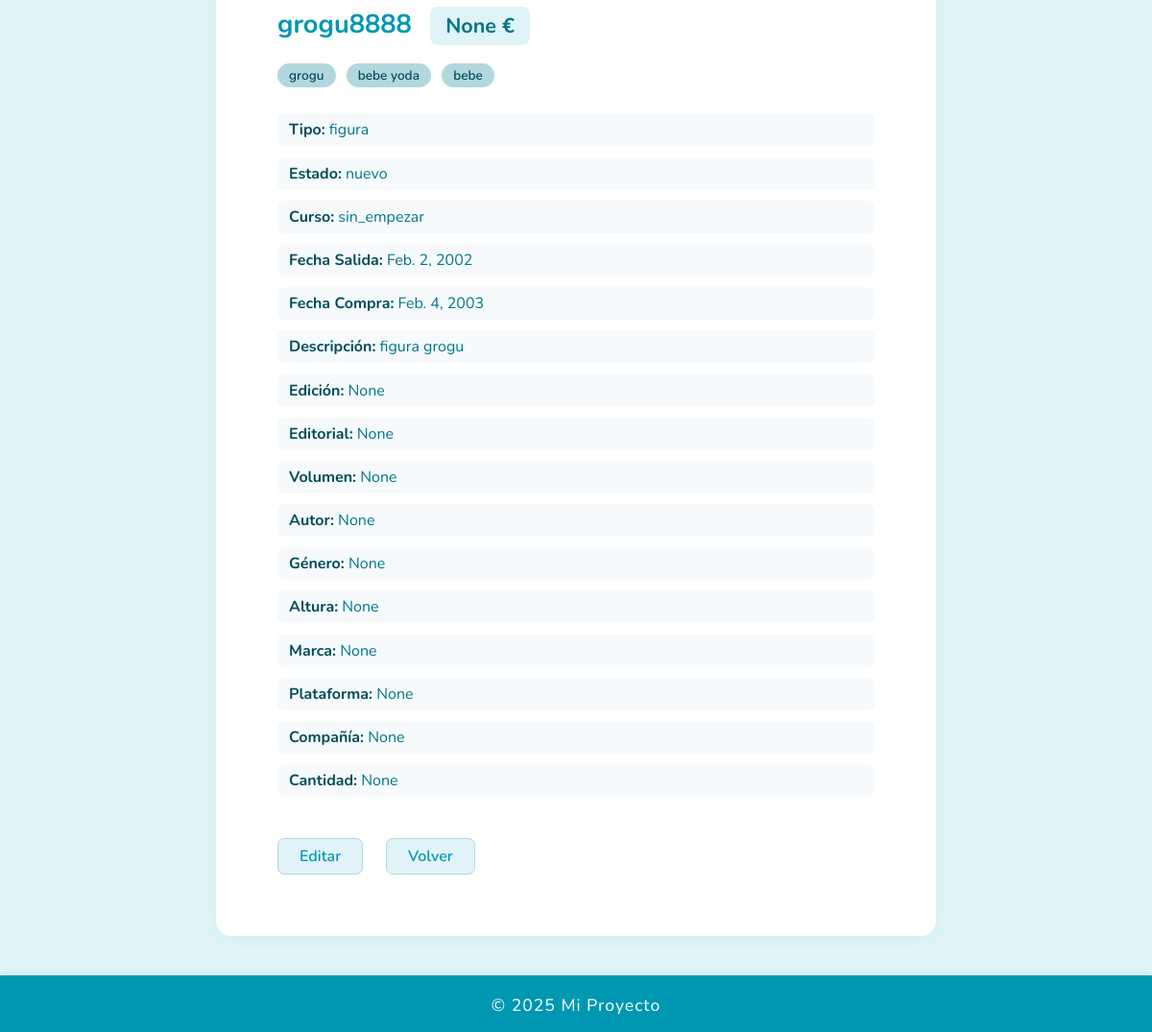
The page /ver_inventario/14 (signed in, lower part) on the database as committed earlier.
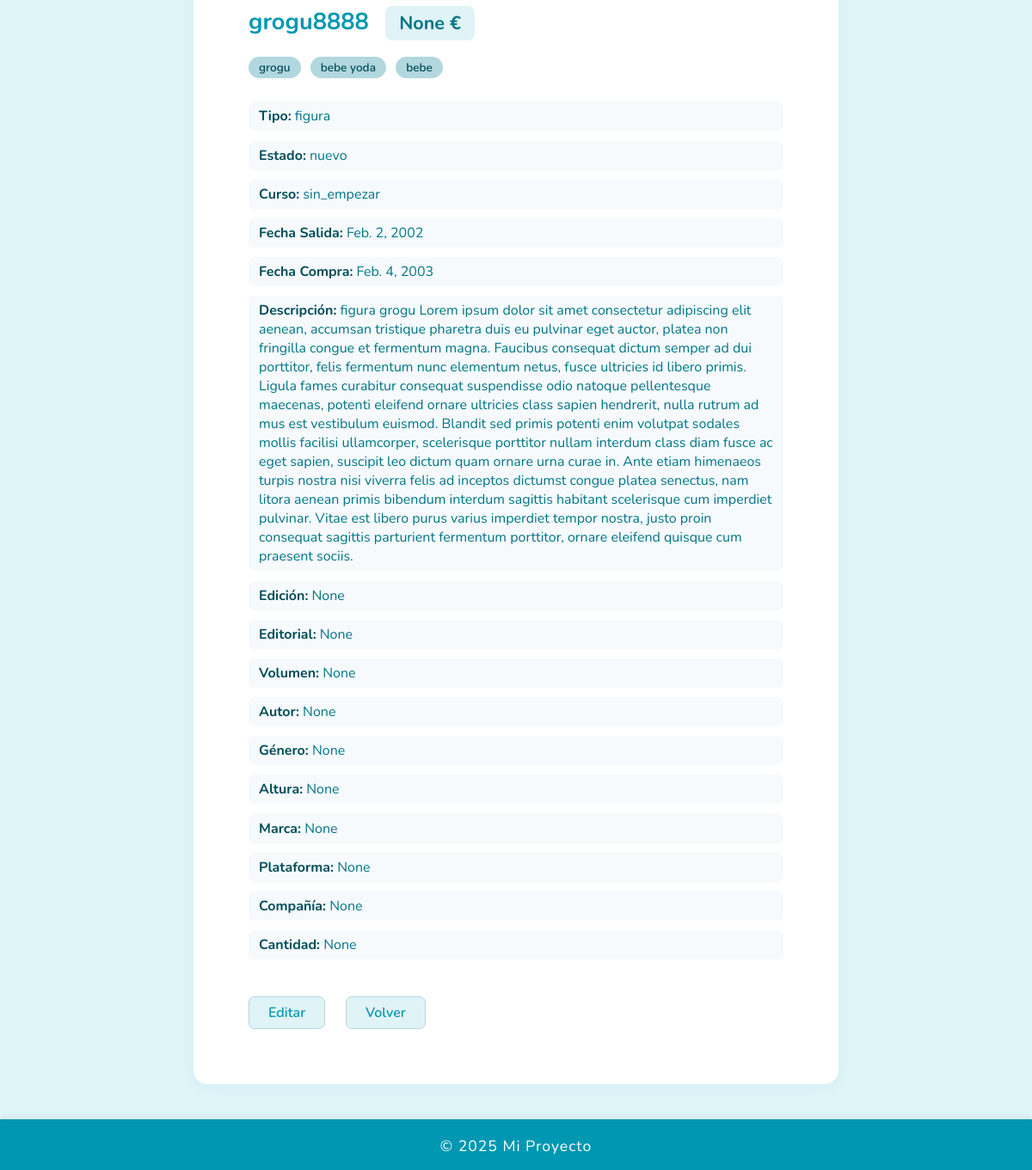
The same page on the database as committed later.
### geekapp/models.py (models this page shows, shortened)
class Inventario(models.Model):
    ESTADO_CHOICES = [
        ('nuevo', 'Nuevo'),
        ('bueno', 'Bueno'),
        ('malo', 'Malo'),
    ]
    CURSO_CHOICES = [
        ('sin_empezar', 'Sin empezar'),
        ('empezado', 'Empezado'),
        ('terminado', 'Terminado'),
    ]
    TIPO_CHOICES = [
        ('libro', 'Libro'),
        ('manga', 'Manga'),
        ('comic', 'Cómic'),
        ('figura', 'Figura'),
        ('consola', 'Consola'),
        ('videojuego', 'Videojuego'),
        ('otro', 'Otro'),
    ]
    nombre_objeto = models.CharField(max_length=100)
    estado = models.CharField(
        max_length=12,
        choices=ESTADO_CHOICES
    )
    curso = models.CharField(
        max_length=12,
        choices=CURSO_CHOICES,
        blank=True
    )
    tipo_objeto =models.CharField(
        max_length=12,
        choices=TIPO_CHOICES
    )
    fecha_salida = models.DateField(null=True, blank=True)
    fecha_compra = models.DateField(null=True, blank=True)
    tags = TaggableManager(blank=True)
    descripcion = models.TextField(null=True, blank=True)
    edicion = models.CharField(max_length=100, null=True, blank=True)
    editorial = models.CharField(max_length=100, null=True, blank=True)
    volumen = models.IntegerField(null=True, blank=True)
    autor = models.CharField(max_length=100, null=True, blank=True)
    genero = models.CharField(max_length=100, null=True, blank=True)
    altura = models.IntegerField(null=True, blank=True)
    marca = models.CharField(max_length=100, null=True, blank=True)
    plataforma = models.CharField(max_length=100, null=True, blank=True)
    compania = models.CharField(max_length=100, null=True, blank=True)
    precio = models.DecimalField(max_digits=10, decimal_places=2, null=True, blank=True)
    cantidad = models.IntegerField(null=True, blank=True)
    usuario = models.ForeignKey(settings.AUTH_USER_MODEL, on_delete=models.CASCADE)

### geekapp/views.py (the view)
# urls.py: path('ver_inventario/<int:id>', ver_inventario, name='ver_inventario'),
@login_required
def ver_inventario(request, id):
    inventario = Inventario.objects.get(id=id)
    imagenes = AlbumImage.objects.filter(album=inventario)
    return render(request, 'ver_inventario.html', {'inventario': inventario, 'imagenes': imagenes})

### geekapp/templates/ver_inventario.html (shortened to what this page needs)
{% extends "base.html" %}
{% block content %}
 <div class="producto-container">
  <div class="producto-info">
    <div class="producto-header">
      <h2 class="producto-nombre">{{ inventario.nombre_objeto }}</h2>
      <span class="producto-precio">{{ inventario.precio }} €</span>
    </div>
    <div class="producto-tags card-tags">
      {% for tag in inventario.tags.all %}
        <span class="tag">{{ tag }}</span>
      {% empty %}
        <span class="tag">Sin tags</span>
      {% endfor %}
    </div>
    <div class="producto-detalles">
      <p><strong>Tipo:</strong> {{ inventario.tipo_objeto }}</p>
      <p><strong>Estado:</strong> {{ inventario.estado }}</p>
      <p><strong>Curso:</strong> {{ inventario.curso }}</p>
      <p><strong>Fecha Salida:</strong> {{ inventario.fecha_salida }}</p>
      <p><strong>Fecha Compra:</strong> {{ inventario.fecha_compra }}</p>
      <p><strong>Descripción:</strong> {{ inventario.descripcion }}</p>
      <p><strong>Edición:</strong> {{ inventario.edicion }}</p>
      <p><strong>Editorial:</strong> {{ inventario.editorial }}</p>
      <p><strong>Volumen:</strong> {{ inventario.volumen }}</p>
      <p><strong>Autor:</strong> {{ inventario.autor }}</p>
      <p><strong>Género:</strong> {{ inventario.genero }}</p>
      <p><strong>Altura:</strong> {{ inventario.altura }}</p>
      <p><strong>Marca:</strong> {{ inventario.marca }}</p>
      <p><strong>Plataforma:</strong> {{ inventario.plataforma }}</p>
      <p><strong>Compañía:</strong> {{ inventario.compania }}</p>
      <p><strong>Cantidad:</strong> {{ inventario.cantidad }}</p>
    </div>
    <div class="producto-actions">
      <a href="{% url 'editar_inventario' inventario.id %}" class="btn btn-edit">Editar</a>
      <a href="{% url 'inventario' %}" class="btn btn-volver">Volver</a>
    </div>
  </div>
</div>
{% endblock %}

Rows that differ between the two databases and show on the page:
changed Inventario "grogu8888": descripcion "figura grogu" → "figura grogu Lorem ipsum dolor sit amet consectetur adipiscing elit aenean, accumsan tristique pharetra duis eu pulvinar eget auctor, platea non fringilla congue et fermentum magna. Faucibus consequat dictum semper ad dui porttitor, felis fermentum nunc elementum netus, fusce ultricies id libero primis. Ligula fames curabitur consequat suspendisse odio natoque pellentesque maecenas, potenti eleifend ornare ultricies class sapien hendrerit, nulla rutrum ad mus est vestibulum euismod. Blandit sed primis potenti enim volutpat sodales mollis facilisi ullamcorper, scelerisque porttitor nullam interdum class diam fusce ac eget sapien, suscipit leo dictum quam ornare urna curae in. Ante etiam…"
